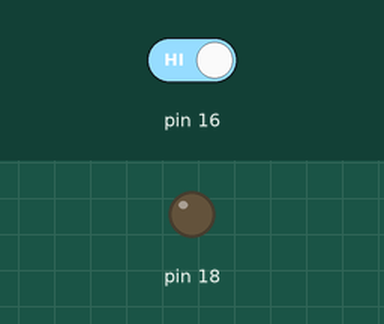
A sketch run on a simulated Arduino Uno, built with avr-gcc and run on an emulated ATmega328P. On the bench: output pins drawn as LEDs (lit = HIGH). Dashed ring = blinking. The inputs (shaded band) are chosen by the test bench; at power-on: pin 16 HIGH. What the sketch prints to the serial monitor is not drawn.

Above: at 1.2 s.
1.3 s: pin 16 driven LOW
At 1.7 s:
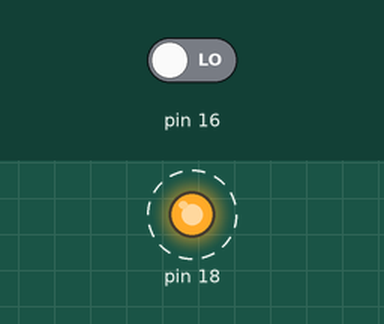
4.3 s: pin 16 driven HIGH
At 4.8 s:
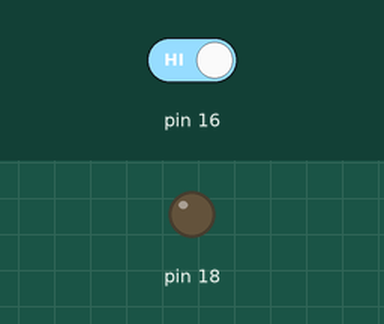
Timing chart, 0 to 7.3 s (numbered marks = the images above; inputs shaded):
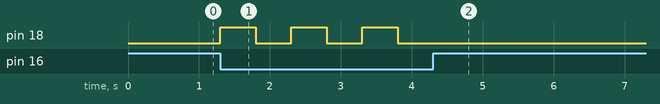

Measured:
- after the input at 1.3 s, pin 18: alternates HIGH for 0.50 s and LOW for 0.50 s, starting at once
- after the input at 4.3 s, pin 18: stops changing and stays LOW

The sketch:

Project_10_Avoid_Control_LED.ino
```cpp
//**********************************************************************************
/*
 * 名称   : Avoid_Control_LED
 * 功能   : 避障传感器控制LED
 * 作者   : http://www.keyes-robot.com/
*/
byte item = 0;

void setup() {
  Serial.begin(115200); //设置串口波特率为115200
  pinMode(16, INPUT);  //避障传感器连接GPIO16上，并设置为输入模式
  pinMode(18, OUTPUT);  //将LED连接到GPIO18上，并设置为输出模式
}

void loop() {
  item = digitalRead(16);  //读取避障传感器输出的数字信号
  Serial.println(item);  //串口打印避障传感器输出的数字信号
  if (item == 0) {  //避障传感器检测到障碍物
    digitalWrite(18, HIGH);  //打开LED
    delay(500);  //延迟 500ms
    digitalWrite(18, LOW);  //关闭LED
    delay(500);  //延迟 500ms
  } else {  //没有检测到任何障碍物
    digitalWrite(18, LOW);  //关闭LED
  }
}
//**********************************************************************************
```
